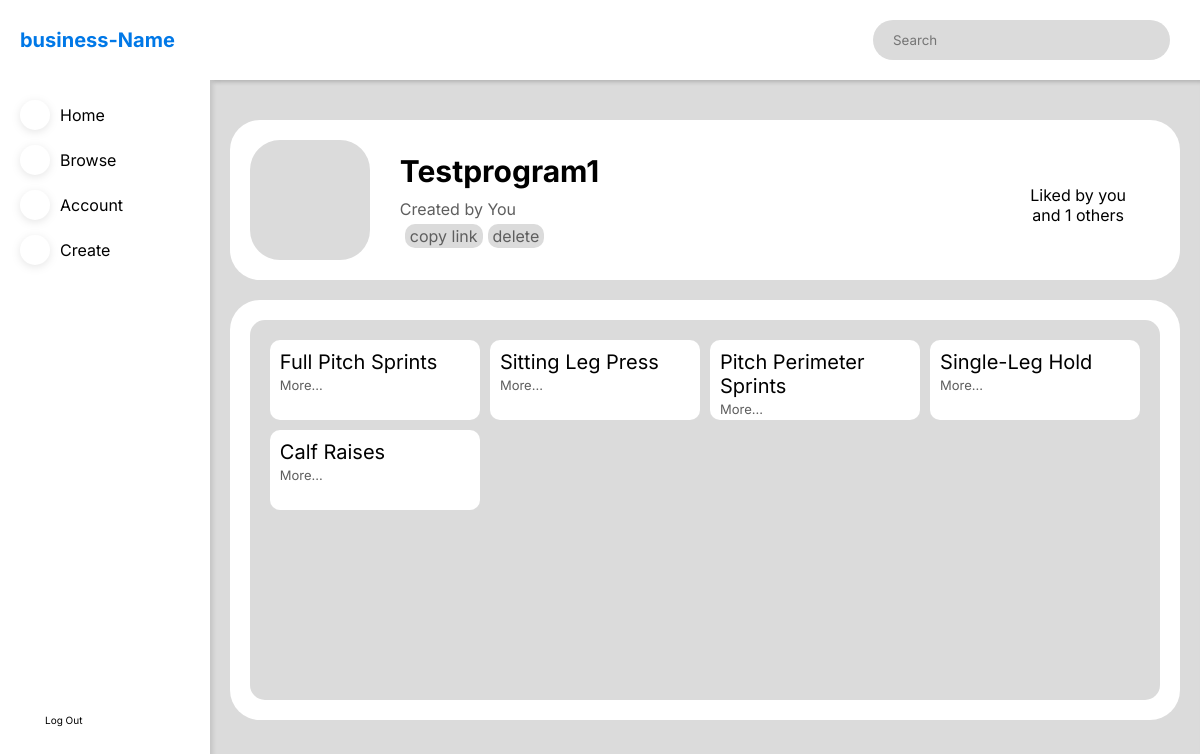
Screenshot of /program/1 (signed in) with the database file from the repository.
### website/models.py (models this page shows)
class Program(db.Model):
    id = db.Column(db.Integer, primary_key=True)
    name = db.Column(db.String(150), nullable=False)
    user_id = db.Column(db.Integer, db.ForeignKey('user.id'), nullable=False)
    description = db.Column(db.String(3000))
    exercises = db.relationship(
        'Exercise', secondary=ExerciseProgram, backref='exercises')
    favorited = db.relationship(
        'User', secondary=FavoriteProgram, backref=db.backref('favirouted'),  lazy='dynamic')

@dataclass
class Exercise(db.Model):
    id: int
    name: str
    type_id: int
    link: str
    Instructions: str
    id = db.Column(db.Integer, primary_key=True)
    name = db.Column(db.String(150), nullable=False)
    type_id = db.Column(db.Integer, db.ForeignKey('type.id'), nullable=False)
    link = db.Column(db.String(1000))
    Instructions = db.Column(db.String(1000))

### website/dashboard.py (the view)
@dashboard.route('/program/<int:id>')
def program(id):
    if 'user' in session:
        user = session['user']
        program_info = db.session.query(
            Program.id, Program.name, Program.description, User.username).join(User).filter(Program.id == id).first()
        if not program_info:
            abort(404)
        exercises = Program.query.filter(Program.id == id).first().exercises
        user_id = db.session.query(User.id).filter(
            User.username == user).first()
        user_like = db.session.query(FavoriteProgram).filter(
            (FavoriteProgram.columns.user_id == int(user_id[0])) & (FavoriteProgram.columns.program_id == int(id))).first()
        if user_like:
            liked_by_user = True
        else:
            liked_by_user = False
        likes = db.session.query(FavoriteProgram).filter(
            (FavoriteProgram.columns.program_id == int(id))).count()
        return render_template('program.html', username=user, program_info=program_info, exercises=exercises, liked_by_user=liked_by_user, likes=likes)
    else:
        return redirect((url_for('auth.signin')))

### website/templates/program.html (shortened to what this page needs)
{% extends 'dashboard_template.html' %}
{% block content %}
<div class="dashboard-body-element dashboard-body-first dashboard-body-program-first">
    <div class="dashboard-body-icon dashboard-body-tag">
        <span class="iconify" data-icon="akar-icons:folder"></span>
    </div>
    <div class='dashboard-program-info-wrapper'>
        <div class="dashboard-body-tag dashboard-body-tag-info">
            <p>{{program_info[1] | capitalize}}</p>
            {% if program_info[3] == username %}
            <p>Created by You</p>
            <div class="dashboard-program-info-settings">
                <a id='dashboard-program-info-settings-copylink'>copy link</a>
                <a id='dashboard-program-info-settings-deletepost'> delete</a>
            </div>
            {% else %}
            <p>Created by {{program_info[3]}} </p>
            {% endif %}
        </div>
        <div class="dashboard-body-tag dashboard-program-actions-wrapper">
            <div class="dashboard-program-actions dashboard-program-actions-likes">
                {% if liked_by_user == True %}
                {% if likes > 1 %}
                <p id='dashboard-program-actions-like-text'>Liked by you and {{likes - 1}} others</p>
                {% else %}
                <p id='dashboard-program-actions-like-text'>liked by you</p>
                {% endif %}
                {% endif %}
            </div>
        </div>
    </div>
</div>
<div class="dashboard-body-element dashboard-program-exercises-wrapper">
    <div class="dashboard-program-exercises">
        {% for exercise in exercises%}
        <div class="dashboard-program-exercise">
            <p class="dashboard-create-modal-exercisesbody-title">{{exercise.name}}</p>
            <a class="dashboard-create-modal-exercisesbody-link"
                onclick="location.href='/exercise/{{exercise.id}}';">more...</a>
        </div>
        {% endfor %}
    </div>
</div>
{% endblock %}

### website/templates/dashboard_template.html (shortened to what this page needs)
<!DOCTYPE html>
<html lang="en">
<head>
    <link rel="stylesheet" href="{{ url_for('static', filename = 'styles.css') }}" />
</head>
<body>
    <div class="dashboard-wrapper">
        <div class="dashboard-navtop">
            <form class="dashboard-navsearch" id='dashboard-navsearch' action="/browse">
                <input type="text" placeholder="Search" name='query' id='query' />
            </form>
        </div>
        <div class="dashboard-nav-sticky dashboard-navleft">
            <div class="dashboard-navlogo">
                <p>business-Name</p>
            </div>
            <ul class="dashboard-navnavigation">
                <li>
                    <div id='dashboard-nav-home' class="dashboard-nav-navelement"
                        onclick="location.href = '/dashboard';">
                        <div id='dashboard-nav-home-icn' class="dashboard-nav-navelement-icn">
                        </div>
                        <p>Home</p>
                    </div>
                </li>
                <li>
                    <div id='dashboard-nav-browse' class="dashboard-nav-navelement"
                        onclick="location.href = '/browse';">
                        <div id='dashboard-nav-browse-icn' class="dashboard-nav-navelement-icn">
                        </div>
                        <p>Browse</p>
                    </div>
                </li>
                <li>
                    <div id='dashboard-nav-account' class="dashboard-nav-navelement"
                        onclick="location.href = '/account/{{session['user']}}';">
                        <div id='dashboard-nav-account-icn' class="dashboard-nav-navelement-icn">
                        </div>
                        <p>Account</p>
                    </div>
                </li>
                <li>
                    <div id='dashboard-nav-create' class="dashboard-nav-navelement"
                        onclick="location.href = '/create';">
                        <div id='dashboard-nav-create-icn' class="dashboard-nav-navelement-icn">
                        </div>
                        <p>Create</p>
                    </div>
                </li>
            </ul>
            <a class="dashboard-navlogout" href="/signout">
                <span class="iconify" data-icon="ooui:log-out-ltr"></span> Log Out</a>
        </div>
        <div class="dashboard-body">{% block content %} {% endblock %}</div>
    </div>
</body>
</html>

### website/static/styles.css (style rules this page uses)
* { padding: 0; margin: 0; box-sizing: border-box; font-family: "Inter", "Poppins"; }
:root { --main-color: #0078e7; --secondary-color: #dbdbdb; --background-colour: #ffffff; --text-color-1: #000000; --text-color-2: #5e5e5e; --text-color-3: #ffffff; }
html { scroll-behavior: smooth; }
.dashboard-wrapper { display: grid; grid-template: "lefthead tophead" "lefthead body"; grid-template-columns: max(200px, 17.5%) auto; grid-template-rows: max(80px, 10%) auto; height: 100vh; width: 100vw; }
.dashboard-navtop { grid-area: tophead; position: sticky; top: 0; height: max(80px, 10%); background-color: var(--background-colour); display: flex; align-items: center; box-shadow: 3px 2px 4px rgb(0 0 0 / 10%); }
.dashboard-navsearch { margin-right: 30px; margin-left: auto; background-color: var(--secondary-color); display: flex; align-items: center; justify-content: space-between; height: 40px; width: 30%; border-radius: 20px; }
.dashboard-navsearch input { background-color: rgba(0, 0, 0, 0); border: none; width: 80%; margin-left: 20px; }
.dashboard-body { grid-area: body; background-color: var(--secondary-color); box-shadow: inset 3px 2px 4px rgba(0, 0, 0, 0.1); height: auto; width: 100%; padding-bottom: 20px; }
.dashboard-navleft { grid-area: lefthead; position: fixed; top: 0; background-color: var(--background-colour); height: 100%; display: grid; grid-template-rows: 10% 70% auto; width: max(200px, 17.5%); }
.dashboard-navlogo { grid-row: 1; font-size: 20px; color: var(--main-color); display: flex; align-items: center; margin-left: 20px; font-weight: bold; }
.dashboard-navnavigation { grid-row: 2; list-style: none; margin-left: 20px; margin-top: 20px; }
.dashboard-nav-navelement { display: flex; align-items: center; margin-bottom: 15px; }
.dashboard-nav-navelement-icn { border-radius: 50%; background-color: var(--background-colour); filter: drop-shadow(0px 2px 4px rgba(0, 0, 0, 0.1)); height: 30px; width: 30px; display: flex; justify-content: center; align-items: center; margin-right: 10px; color: var(--main-color); }
.dashboard-navlogout { grid-row: 3; bottom: 0; font-size: 10px; text-decoration: none; color: var(--text-color-1); display: flex; align-items: center; margin-left: 20px; }
.dashboard-navlogout .iconify { width: 20px; height: 20px; margin-right: 5px; }
.dashboard-body-first { margin-top: 40px; }
.dashboard-body-element { width: 96%; margin-left: auto; margin-right: auto; background-color: var(--background-colour); padding: 20px; border-radius: 30px; }
.dashboard-body-tag-info p:not(:first-child) { color: var(--text-color-2); }
.dashboard-body-icon { height: 120px; width: 120px; background-color: var(--secondary-color); border-radius: 30px; display: flex; align-items: center; justify-content: center; }
.dashboard-body-icon .iconify { width: 60%; height: 60%; color: var(--text-color-2); }
.dashboard-body-tag p:first-child { margin-bottom: 10px; }
.dashboard-body-tag-info p:first-child { font-size: 30px; font-weight: bold; }
.dashboard-body-program-first { display: flex; align-items: center; }
.dashboard-program-info-wrapper { display: flex; align-items: center; justify-content: space-between; width: 80%; margin-left: 30px; height: 120px; }
.dashboard-program-info-settings { margin-top: 5px; display: flex; align-items: center; color: var(--text-color-2); }
.dashboard-program-info-settings a { background-color: var(--secondary-color); color: var(--text-color-2); border-radius: 10px; margin-left: 5px; padding: 2px 5px; text-decoration: none; }
.dashboard-program-actions-wrapper { display: flex; gap: 5%; }
.dashboard-program-actions { display: flex; flex-direction: column; align-items: center; gap: 10px; width: 100px; height: 100%; text-align: center; }
.dashboard-program-exercises-wrapper { margin-top: 20px; height: 60%; min-height: 400px; }
.dashboard-program-exercises { height: 100%; width: 100%; border-radius: 15px; padding: 20px; background-color: var(--secondary-color); display: grid; grid-template-columns: 1fr 1fr 1fr 1fr; grid-template-rows: auto; grid-row-gap: 10px; grid-column-gap: 10px; grid-template-rows: repeat(auto-fill, 80px); overflow: scroll; }
.dashboard-program-exercise { background-color: var(--background-colour); height: 80px; width: 100%; padding: 10px; border-radius: 10px; text-transform: capitalize; }
.dashboard-create-modal-exercisesbody-title { font-size: 20px; }
.dashboard-create-modal-exercisesbody-link { color: var(--text-color-2); font-size: 13px; }

### rows the page displays
Program: name "Testprogram1"
Exercise: name "Full Pitch Sprints"
Exercise: name "Sitting Leg Press"
Exercise: name "Pitch Perimeter Sprints"
Exercise: name "Single-Leg Hold"
Exercise: name "Calf Raises"

### other values shown
{{ likes - 1 }} "1"
